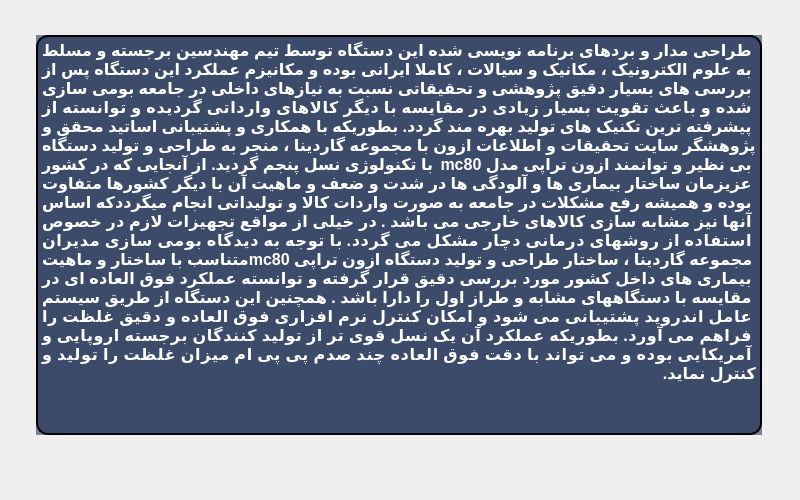
<?xml version="1.0" encoding="UTF-8"?>
<ui version="4.0">
 <class>FrameAbout</class>
 <widget class="QFrame" name="FrameAbout">
  <property name="geometry">
   <rect>
    <x>0</x>
    <y>0</y>
    <width>800</width>
    <height>500</height>
   </rect>
  </property>
  <property name="windowTitle">
   <string>Frame</string>
  </property>
  <widget class="QPushButton" name="backButton">
   <property name="geometry">
    <rect>
     <x>600</x>
     <y>430</y>
     <width>85</width>
     <height>40</height>
    </rect>
   </property>
   <property name="styleSheet">
    <string notr="true">border:none;
border-image: url(:/button_back.png);</string>
   </property>
   <property name="text">
    <string/>
   </property>
   <property name="flat">
    <bool>true</bool>
   </property>
  </widget>
  <widget class="QTextBrowser" name="textBrowser">
   <property name="geometry">
    <rect>
     <x>36</x>
     <y>35</y>
     <width>726</width>
     <height>400</height>
    </rect>
   </property>
   <property name="palette">
    <palette>
     <active>
      <colorrole role="WindowText">
       <brush brushstyle="SolidPattern">
        <color alpha="255">
         <red>255</red>
         <green>255</green>
         <blue>255</blue>
        </color>
       </brush>
      </colorrole>
      <colorrole role="Button">
       <brush brushstyle="SolidPattern">
        <color alpha="127">
         <red>0</red>
         <green>20</green>
         <blue>60</blue>
        </color>
       </brush>
      </colorrole>
      <colorrole role="Text">
       <brush brushstyle="SolidPattern">
        <color alpha="255">
         <red>255</red>
         <green>255</green>
         <blue>255</blue>
        </color>
       </brush>
      </colorrole>
      <colorrole role="ButtonText">
       <brush brushstyle="SolidPattern">
        <color alpha="255">
         <red>255</red>
         <green>255</green>
         <blue>255</blue>
        </color>
       </brush>
      </colorrole>
      <colorrole role="Base">
       <brush brushstyle="NoBrush">
        <color alpha="255">
         <red>0</red>
         <green>0</green>
         <blue>0</blue>
        </color>
       </brush>
      </colorrole>
      <colorrole role="Window">
       <brush brushstyle="SolidPattern">
        <color alpha="127">
         <red>0</red>
         <green>20</green>
         <blue>60</blue>
        </color>
       </brush>
      </colorrole>
      <colorrole role="PlaceholderText">
       <brush brushstyle="NoBrush">
        <color alpha="128">
         <red>255</red>
         <green>255</green>
         <blue>255</blue>
        </color>
       </brush>
      </colorrole>
     </active>
     <inactive>
      <colorrole role="WindowText">
       <brush brushstyle="SolidPattern">
        <color alpha="255">
         <red>255</red>
         <green>255</green>
         <blue>255</blue>
        </color>
       </brush>
      </colorrole>
      <colorrole role="Button">
       <brush brushstyle="SolidPattern">
        <color alpha="127">
         <red>0</red>
         <green>20</green>
         <blue>60</blue>
        </color>
       </brush>
      </colorrole>
      <colorrole role="Text">
       <brush brushstyle="SolidPattern">
        <color alpha="255">
         <red>255</red>
         <green>255</green>
         <blue>255</blue>
        </color>
       </brush>
      </colorrole>
      <colorrole role="ButtonText">
       <brush brushstyle="SolidPattern">
        <color alpha="255">
         <red>255</red>
         <green>255</green>
         <blue>255</blue>
        </color>
       </brush>
      </colorrole>
      <colorrole role="Base">
       <brush brushstyle="NoBrush">
        <color alpha="255">
         <red>0</red>
         <green>0</green>
         <blue>0</blue>
        </color>
       </brush>
      </colorrole>
      <colorrole role="Window">
       <brush brushstyle="SolidPattern">
        <color alpha="127">
         <red>0</red>
         <green>20</green>
         <blue>60</blue>
        </color>
       </brush>
      </colorrole>
      <colorrole role="PlaceholderText">
       <brush brushstyle="NoBrush">
        <color alpha="128">
         <red>255</red>
         <green>255</green>
         <blue>255</blue>
        </color>
       </brush>
      </colorrole>
     </inactive>
     <disabled>
      <colorrole role="WindowText">
       <brush brushstyle="SolidPattern">
        <color alpha="255">
         <red>255</red>
         <green>255</green>
         <blue>255</blue>
        </color>
       </brush>
      </colorrole>
      <colorrole role="Button">
       <brush brushstyle="SolidPattern">
        <color alpha="127">
         <red>0</red>
         <green>20</green>
         <blue>60</blue>
        </color>
       </brush>
      </colorrole>
      <colorrole role="Text">
       <brush brushstyle="SolidPattern">
        <color alpha="255">
         <red>255</red>
         <green>255</green>
         <blue>255</blue>
        </color>
       </brush>
      </colorrole>
      <colorrole role="ButtonText">
       <brush brushstyle="SolidPattern">
        <color alpha="255">
         <red>255</red>
         <green>255</green>
         <blue>255</blue>
        </color>
       </brush>
      </colorrole>
      <colorrole role="Base">
       <brush brushstyle="NoBrush">
        <color alpha="255">
         <red>0</red>
         <green>0</green>
         <blue>0</blue>
        </color>
       </brush>
      </colorrole>
      <colorrole role="Window">
       <brush brushstyle="SolidPattern">
        <color alpha="127">
         <red>0</red>
         <green>20</green>
         <blue>60</blue>
        </color>
       </brush>
      </colorrole>
      <colorrole role="PlaceholderText">
       <brush brushstyle="NoBrush">
        <color alpha="128">
         <red>255</red>
         <green>255</green>
         <blue>255</blue>
        </color>
       </brush>
      </colorrole>
     </disabled>
    </palette>
   </property>
   <property name="font">
    <font>
     <pointsize>10</pointsize>
     <kerning>true</kerning>
    </font>
   </property>
   <property name="autoFillBackground">
    <bool>true</bool>
   </property>
   <property name="styleSheet">
    <string notr="true">border: 2px solid ;
border-radius: 12px;
background-color: rgba(0,20,60,0.5);</string>
   </property>
   <property name="locale">
    <locale language="Persian" country="Iran"/>
   </property>
   <property name="frameShape">
    <enum>QFrame::Box</enum>
   </property>
   <property name="html">
    <string>&lt;!DOCTYPE HTML PUBLIC &quot;-//W3C//DTD HTML 4.0//EN&quot; &quot;http://www.w3.org/TR/REC-html40/strict.dtd&quot;&gt;
&lt;html&gt;&lt;head&gt;&lt;meta name=&quot;qrichtext&quot; content=&quot;1&quot; /&gt;&lt;style type=&quot;text/css&quot;&gt;
p, li { white-space: pre-wrap; }
&lt;/style&gt;&lt;/head&gt;&lt;body style=&quot; font-family:'Ubuntu'; font-size:10pt; font-weight:400; font-style:normal;&quot;&gt;
&lt;p align=&quot;justify&quot; dir='rtl' style=&quot; margin-top:12px; margin-bottom:0px; margin-left:0px; margin-right:0px; -qt-block-indent:0; text-indent:0px; line-height:100%;&quot;&gt;&lt;span style=&quot; font-size:12pt; font-weight:600;&quot;&gt;طراحی مدار و بردهای برنامه نویسی شده این دستگاه توسط تیم مهندسین برجسته و مسلط به علوم الکترونیک ، مکانیک و سیالات ، کاملا ایرانی بوده و مکانیزم عملکرد این دستگاه پس از بررسی های بسیار دقیق پژوهشی و تحقیقاتی نسبت به نیازهای داخلی در جامعه بومی سازی شده و باعث تقویت بسیار زیادی در مقایسه با دیگر کالاهای وارداتی گردیده و توانسته از پیشرفته ترین تکنیک های تولید بهره مند گردد. بطوریکه با همکاری و پشتیبانی اساتید محقق و پژوهشگر سایت تحقیقات و اطلاعات ازون با مجموعه گاردینا ، منجر به طراحی و تولید دستگاه بی نظیر و توانمند ازون تراپی مدل mc80 با تکنولوژی نسل پنجم گردید. از آنجایی که در کشور عزیزمان ساختار بیماری ها و آلودگی ها در شدت و ضعف و ماهیت آن با دیگر کشورها متفاوت بوده و همیشه رفع مشکلات در جامعه به صورت واردات کالا و تولیداتی انجام میگرددکه اساس آنها نیز مشابه سازی کالاهای خارجی می باشد . در خیلی از مواقع تجهیزات لازم در خصوص استفاده از روشهای درمانی دچار مشکل می گردد. با توجه به دیدگاه بومی سازی مدیران مجموعه گاردینا ، ساختار طراحی و تولید دستگاه ازون تراپی mc80متناسب با ساختار و ماهیت بیماری های داخل کشور مورد بررسی دقیق قرار گرفته و توانسته عملکرد فوق العاده ای در مقایسه با دستگاههای مشابه و طراز اول را دارا باشد . همچنین این دستگاه از طریق سیستم عامل اندروید پشتیبانی می شود و امکان کنترل نرم افزاری فوق العاده و دقیق غلظت را فراهم می آورد. بطوریکه عملکرد آن یک نسل قوی تر از تولید کنندگان برجسته اروپایی و آمریکایی بوده و می تواند با دقت فوق العاده چند صدم پی پی ام میزان غلظت را تولید و کنترل نماید.&lt;/span&gt;&lt;/p&gt;&lt;/body&gt;&lt;/html&gt;</string>
   </property>
   <property name="textInteractionFlags">
    <set>Qt::NoTextInteraction</set>
   </property>
  </widget>
 </widget>
 <resources/>
 <connections/>
</ui>
